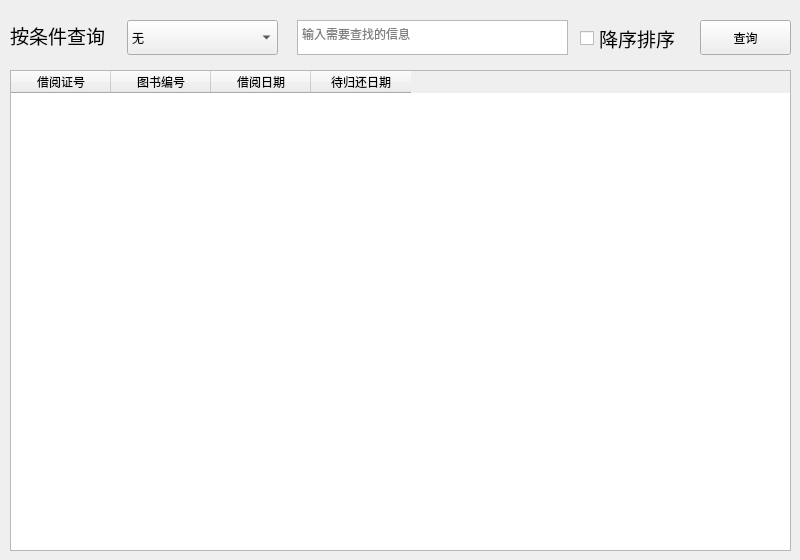
      <widget class="QWidget" name="borrowQueryTab">
       <attribute name="title">
        <string>借阅信息</string>
       </attribute>
       <widget class="QLabel" name="br1_label">
        <property name="geometry">
         <rect>
          <x>10</x>
          <y>23</y>
          <width>101</width>
          <height>25</height>
         </rect>
        </property>
        <property name="font">
         <font>
          <family>Microsoft YaHei UI</family>
          <pointsize>14</pointsize>
         </font>
        </property>
        <property name="text">
         <string>按条件查询</string>
        </property>
       </widget>
       <widget class="QCheckBox" name="borrowQuerySort">
        <property name="geometry">
         <rect>
          <x>580</x>
          <y>23</y>
          <width>110</width>
          <height>31</height>
         </rect>
        </property>
        <property name="font">
         <font>
          <family>Microsoft YaHei UI</family>
          <pointsize>14</pointsize>
         </font>
        </property>
        <property name="text">
         <string>降序排序</string>
        </property>
       </widget>
       <widget class="QTextEdit" name="borrowQueryText">
        <property name="geometry">
         <rect>
          <x>297</x>
          <y>20</y>
          <width>271</width>
          <height>35</height>
         </rect>
        </property>
        <property name="placeholderText">
         <string>输入需要查找的信息</string>
        </property>
       </widget>
       <widget class="QPushButton" name="borrowQueryExec">
        <property name="geometry">
         <rect>
          <x>700</x>
          <y>20</y>
          <width>91</width>
          <height>35</height>
         </rect>
        </property>
        <property name="cursor">
         <cursorShape>PointingHandCursor</cursorShape>
        </property>
        <property name="text">
         <string>查询</string>
        </property>
        <property name="shortcut">
         <string>Enter</string>
        </property>
       </widget>
       <widget class="QTableWidget" name="borrowQueryTable">
        <property name="geometry">
         <rect>
          <x>10</x>
          <y>70</y>
          <width>781</width>
          <height>481</height>
         </rect>
        </property>
        <column>
         <property name="text">
          <string>借阅证号</string>
         </property>
        </column>
        <column>
         <property name="text">
          <string>图书编号</string>
         </property>
        </column>
        <column>
         <property name="text">
          <string>借阅日期</string>
         </property>
        </column>
        <column>
         <property name="text">
          <string>待归还日期</string>
         </property>
        </column>
       </widget>
       <widget class="QComboBox" name="borrowQueryOptions">
        <property name="geometry">
         <rect>
          <x>127</x>
          <y>20</y>
          <width>151</width>
          <height>35</height>
         </rect>
        </property>
        <item>
         <property name="text">
          <string>无</string>
         </property>
        </item>
        <item>
         <property name="text">
          <string>借阅证号</string>
         </property>
        </item>
        <item>
         <property name="text">
          <string>图书编号</string>
         </property>
        </item>
        <item>
         <property name="text">
          <string>借阅日期</string>
         </property>
        </item>
        <item>
         <property name="text">
          <string>归还日期</string>
         </property>
        </item>
       </widget>
      </widget>
